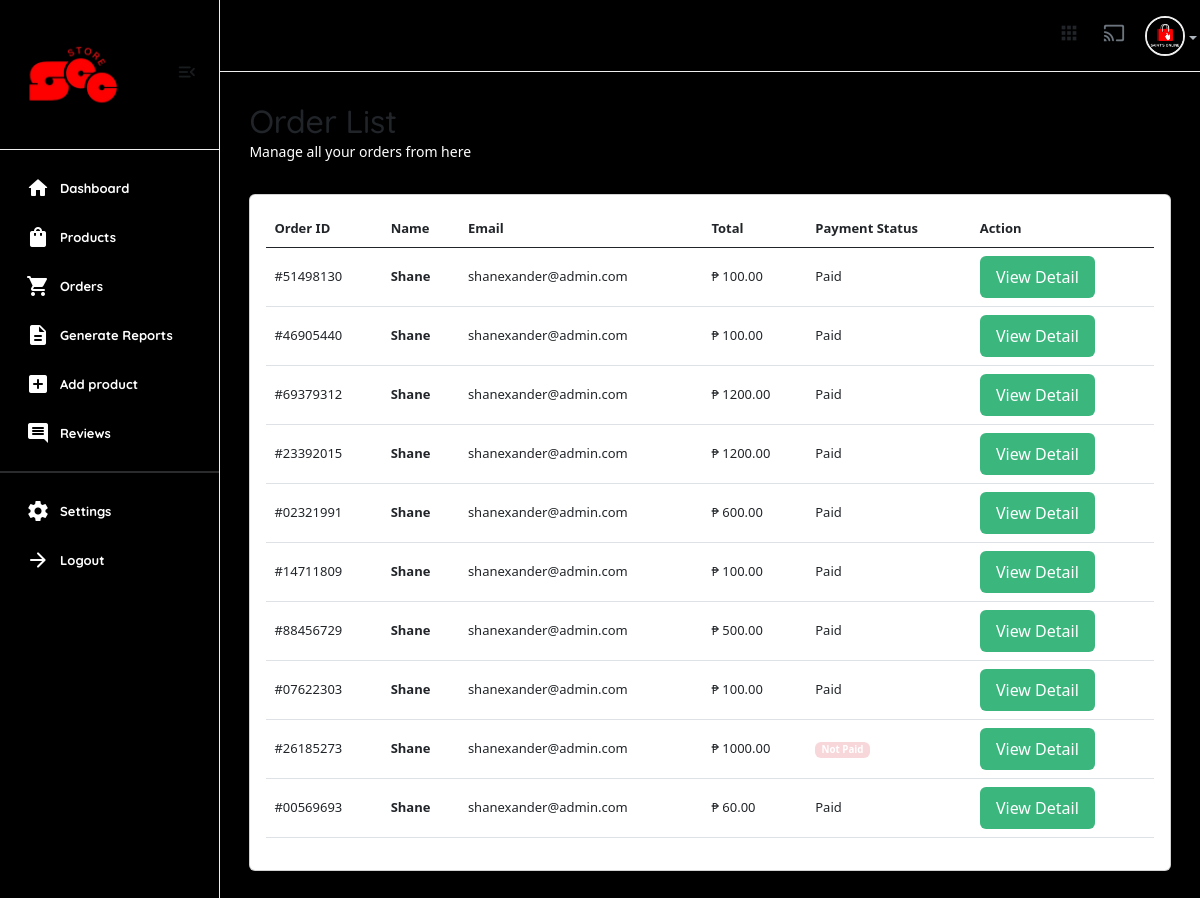
The page /useradmin/orders/ (signed in) on the database as committed earlier.
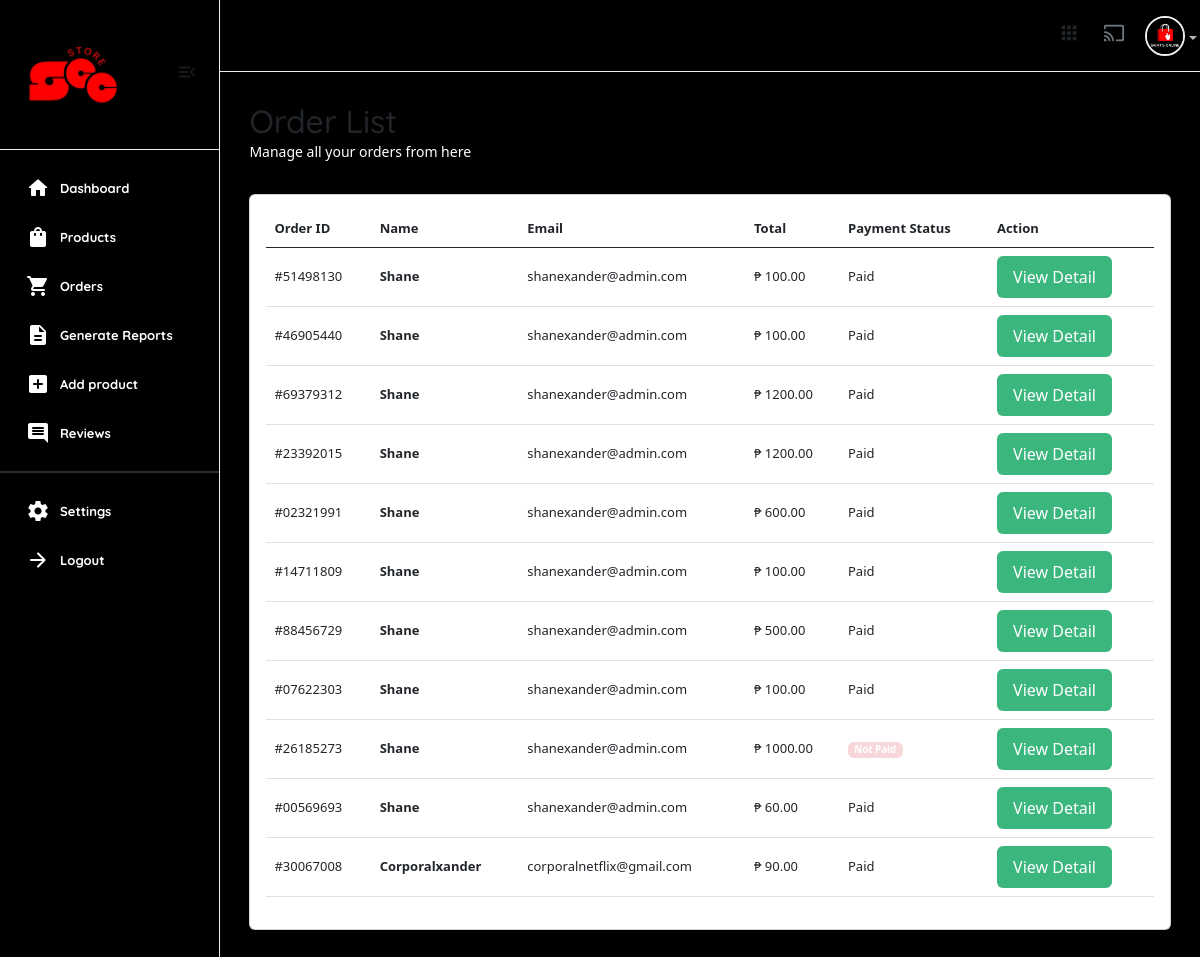
The same page on the database as committed later.
### core/models.py (models this page shows)
class CartOrder(models.Model):
    user = models.ForeignKey(User, on_delete=models.CASCADE,)
    full_name = models.CharField(max_length=100, null=True, blank=True)
    email = models.CharField(max_length=100, null=True, blank=True)
    phone = models.CharField(max_length=100, null=True, blank=True)
    address = models.CharField(max_length=100, null=True, blank=True)
    city = models.CharField(max_length=100, null=True, blank=True)
    state = models.CharField(max_length=100, null=True, blank=True)
    country = models.CharField(max_length=100, null=True, blank=True)
    price = models.DecimalField(max_digits=12, decimal_places=2, default="1.99")
    vat = models. DecimalField(max_digits=12, decimal_places=2, default="0.00")
    saved = models.DecimalField(max_digits=12, decimal_places=2, default="0.00")
    coupons = models.ManyToManyField("core.Coupon", blank=True)
    paid_status = models.BooleanField(default=False)
    order_date = models.DateTimeField(auto_now_add=False, null=True, default=timezone.now)
    product_status = models.CharField(choices=STATUS_CHOICES, max_length=30, default="processing")
    sku = ShortUUIDField(null=True, blank=True, length=5, prefix="SKU", max_length=20, alphabet="abcd1234")
    oid = ShortUUIDField(null=True, blank=True, length=8, max_length=20, alphabet="1234567890")
    date = models.DateTimeField(default=timezone.now, null=True, blank=True)
    stripe_payment_intent = models.CharField(max_length=1000, null=True, blank=True)
    class Meta:
        verbose_name_plural = "Cart Order"

### useradmin/views.py (the view)
# urls.py: path("orders/", views.orders, name="orders"),
@user_passes_test(is_admin)
def orders(request):
    orders = CartOrder.objects.all()
    context = {
        'orders':orders,
    }
    return render(request, "useradmin/orders.html", context)

### core/context_processor.py (called while the page is built)
def default(request):
    categories = Category.objects.all()
    vendors = Vendor.objects.all()
    min_max_price = Product.objects.aggregate(Min("price"), Max("price"))
    try:
        address = Address.objects.get(user=request.user)
    except:
        address = None
    return {
        'categories': categories,
        'address':address,
        'vendors': vendors,
        'min_max_price':min_max_price
    }

### useradmin/views.py (called while the page is built)
def is_admin(user):
    return user.groups.filter(name='Staff').exists()

### templates/useradmin/orders.html (shortened to what this page needs)
{% extends 'useradmin/base.html' %}
{% load static %}
{% load humanize %}
{% block content %}
<section class="content-main">
    <div class="content-header">
        <div>
            <h2 class="content-title cards-title">Order List</h2>
            <p>Manage all your orders from here</p>
        </div>
    </div>
    <div class="card mb-4">
        <div class="card-body">
            <div class="table-responsive">
                <table class="table table-hover">
                    <thead>
                            <tr>
                            <th>Order ID</th>
                            <th scope="col">Name</th>
                            <th scope="col">Email</th>
                            <th scope="col">Total</th>
                            <th scope="col">Payment Status</th>
                            <th scope="col">Action</th>
                        </tr>
                    </thead>
                    <tbody>
                        {% for c in orders %}
                            <tr>
                                <td>#{{c.oid}}</td>
                                <td><b>{{c.full_name|title}}</b></td>
                                <td>{{c.email}}</td>
                                <td>₱ {{c.price}}</td>
                                {% if c.paid_status == True %}
                                    <td>Paid</td>
                                {% else %}
                                    <td><span class="badge alert-danger">Not Paid</span></td>
                                {% endif %}
                                <td>
                                    <a href="{% url 'useradmin:order_detail' c.id %}" class="btn btn-md rounded font-sm">View Detail</a>
                                </td>
                            </tr>
                        {% endfor %}
                    </tbody>
                </table>
            </div>
        </div>
    </div>
</section>
{% endblock content %}

Rows that differ between the two databases and show on the page:
added CartOrder: oid "30067008", full_name "Corporalxander", email "corporalnetflix@gmail.com", price "90.00", paid_status "Paid"
